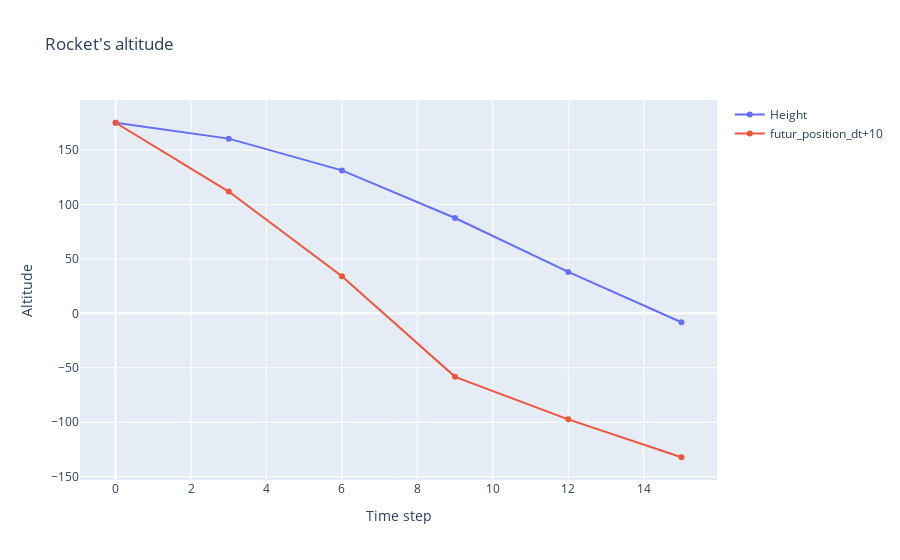

This figure's notebook cell:
### Code cell
plot_rocket_altitude(tmp)

### Figure 1 — Plotly figure (JSON) as saved in the notebook; plotly's stock layout.template omitted (floating-point values rounded to 4 significant figures)
{"data": [{"mode": "lines+markers", "name": "Height", "type": "scatter", "x": [0, 3, 6, 9, 12, 15], "y": [175, 160.4, 131.3, 87.52, 38.05, -8.143]}, {"mode": "lines+markers", "name": "futur_position_dt+10", "type": "scatter", "x": [0, 3, 6, 9, 12, 15], "y": [175, 111.8, 34.06, -58.28, -97.33, -132.1]}], "layout": {"title": {"text": "Rocket's altitude"}, "xaxis": {"title": {"text": "Time step"}}, "yaxis": {"title": {"text": "Altitude"}}}}
